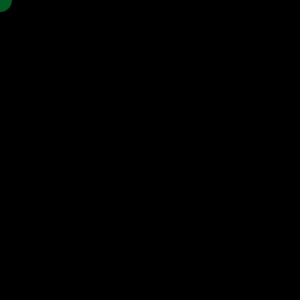
Frame 1 (no input)
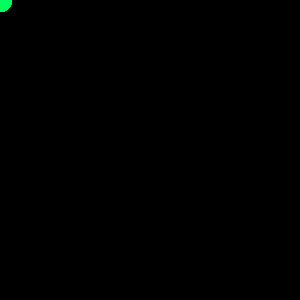
Frame 60 (no input)
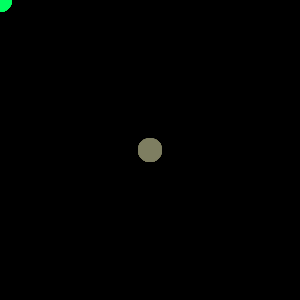
Frame 120 (the mouse pressed at the canvas centre since frame 60)

The p5.js sketch that drew these frames (run headless with seeded random() and noise() and a simulated clock; from frame 60 on, the mouse is pressed at the canvas centre):

// p5.js sketch
// ── sketch.js
//Inspired by Dan Shiffman
let redValue  = 0; //initialisation not necessary but put as 0 for habit
let greenValue = 0;

function setup() {
  createCanvas(300, 300); //kept this to 300 as colour values are only affected to 255 for now
  background(0);
}

function draw() {
  frameRate(10000);
  noStroke();
  redValue = map(mouseX, 0, 300, 0, 255);
  greenValue = map(mouseY, 0, 300, 255, 0);
  fill(redValue, greenValue, 100, 90);
  circle(mouseX, mouseY, 24);
}
